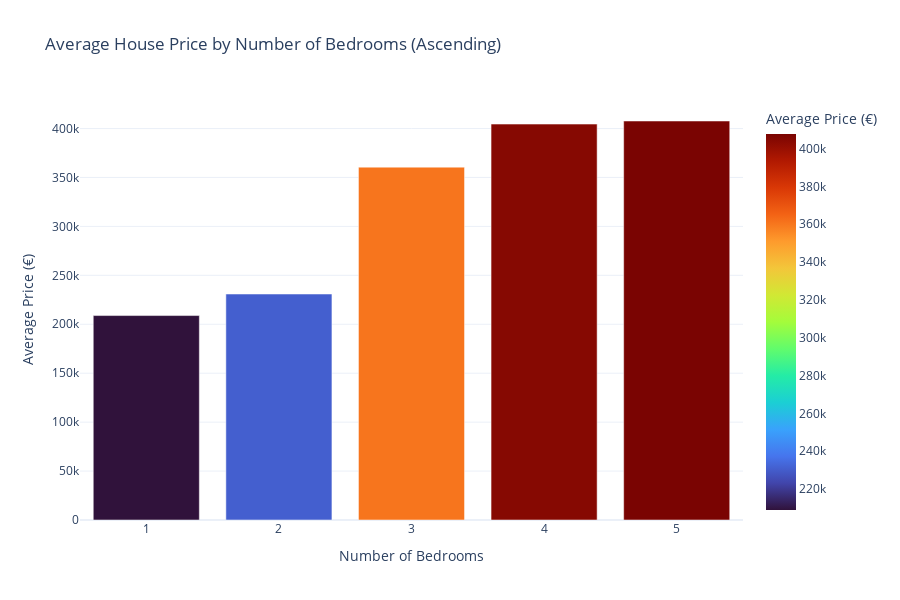

The notebook cell saved with this chart:
### Markdown cell above
##group by the number of bedrooms and calculate the average house price per group

### Code cell
import plotly.express as px
import plotly.io as pio

# VS Code içinde grafik aç (browser yerine)
pio.renderers.default = "vscode"

# Remove rows with missing Price or Number of Bedrooms
bedroom_df = df8.dropna(subset=["Price", "Number of bedrooms"])

# Convert Number of bedrooms to string for discrete coloring
bedroom_df["Number of bedrooms"] = bedroom_df["Number of bedrooms"].astype(int).astype(str)

# Calculate average price per number of bedrooms
avg_price = bedroom_df.groupby("Number of bedrooms")["Price"].mean().reset_index()

# Sort ascending by average price
avg_price = avg_price.sort_values("Price", ascending=True)

# Bar chart: Number of bedrooms vs average price
fig = px.bar(
    avg_price,
    x="Number of bedrooms",
    y="Price",
    title="Average House Price by Number of Bedrooms (Ascending)",
    labels={"Number of bedrooms": "Number of Bedrooms", "Price": "Average Price (€)"},
    color="Price",
    color_continuous_scale="Turbo"
)

# Customize layout
fig.update_layout(
    xaxis_tickangle=0,
    yaxis=dict(title="Average Price (€)"),
    template="plotly_white",
    height=600,
    showlegend=False
)

fig.show()

### Figure 1 — Plotly figure (JSON) as saved in the notebook; plotly's stock layout.template omitted (floating-point values rounded to 4 significant figures)
{"data": [{"hovertemplate": "Number of Bedrooms=%{x}<br>Average Price (€)=%{marker.color}<extra></extra>", "legendgroup": "", "marker": {"color": [208900.0, 230900.0, 360500.0, 404500.0, 407700.0], "coloraxis": "coloraxis", "pattern": {"shape": ""}}, "name": "", "orientation": "v", "showlegend": false, "textposition": "auto", "type": "bar", "x": ["1", "2", "3", "4", "5"], "xaxis": "x", "y": [208900.0, 230900.0, 360500.0, 404500.0, 407700.0], "yaxis": "y"}], "layout": {"barmode": "relative", "coloraxis": {"colorbar": {"title": {"text": "Average Price (€)"}}, "colorscale": [[0, "#30123b"], [0.07143, "#4145ab"], [0.1429, "#4675ed"], [0.2143, "#39a2fc"], [0.2857, "#1bcfd4"], [0.3571, "#24eca6"], [0.4286, "#61fc6c"], [0.5, "#a4fc3b"], [0.5714, "#d1e834"], [0.6429, "#f3c63a"], [0.7143, "#fe9b2d"], [0.7857, "#f36315"], [0.8571, "#d93806"], [0.9286, "#b11901"], [1, "#7a0402"]]}, "height": 600, "legend": {"tracegroupgap": 0}, "showlegend": false, "title": {"text": "Average House Price by Number of Bedrooms (Ascending)"}, "xaxis": {"anchor": "y", "domain": [0, 1], "tickangle": 0, "title": {"text": "Number of Bedrooms"}}, "yaxis": {"anchor": "x", "domain": [0, 1], "title": {"text": "Average Price (€)"}}}}
